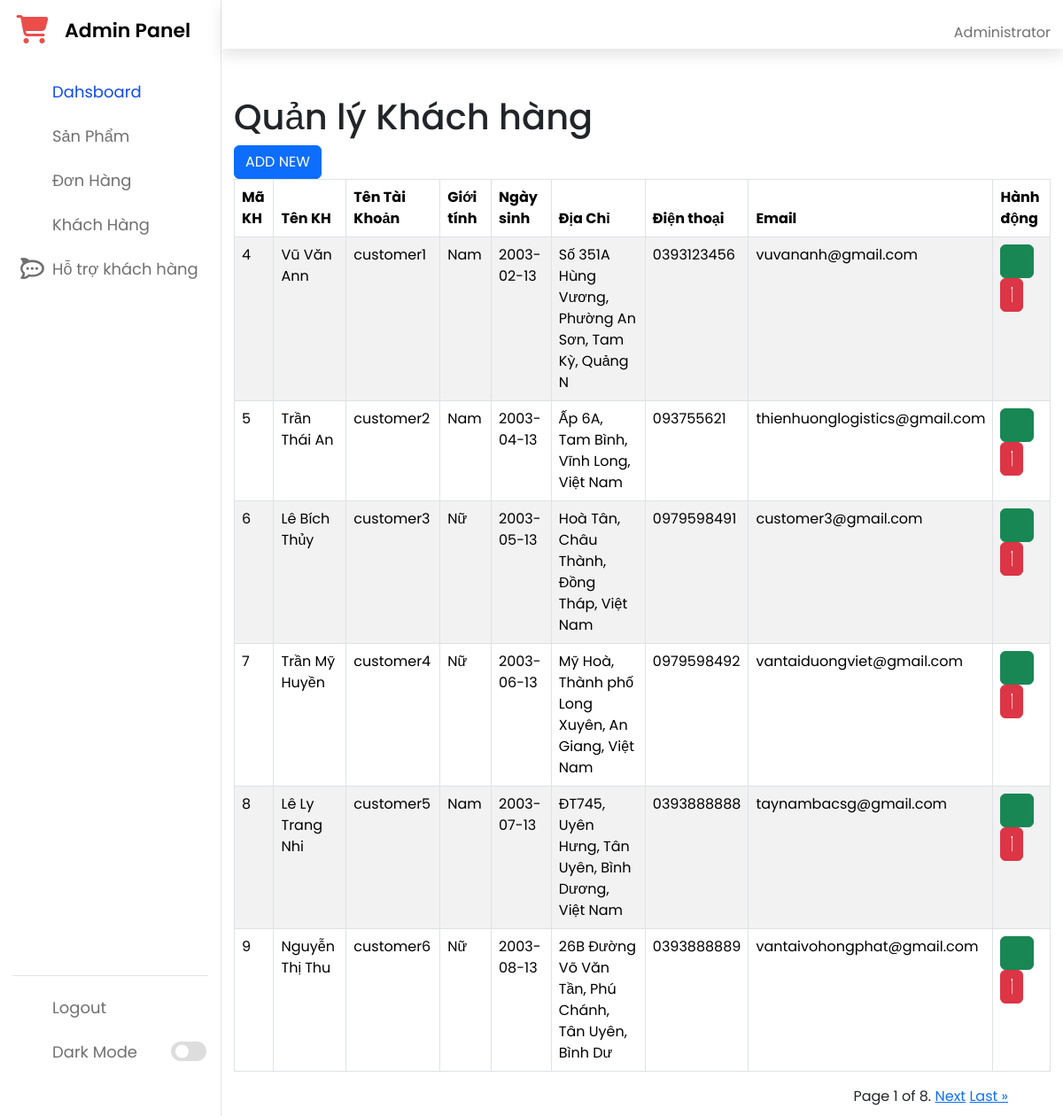
The app's page /admin/customer.php (signed in) with its own data.
### tables this page shows
CREATE TABLE `tbl_account_details` (
  `account_id` int NOT NULL,
  `customer_name` varchar(50) NOT NULL,
  `gender` varchar(10) DEFAULT NULL,
  `date_of_birth` date DEFAULT NULL,
  `address` varchar(50) DEFAULT NULL,
  `phone` char(11) DEFAULT NULL,
  `email` varchar(50) NOT NULL
);

CREATE TABLE `tbl_account` (
  `account_id` int NOT NULL,
  `username` varchar(50) NOT NULL,
  `password` varchar(50) NOT NULL,
  `token` varchar(255) NOT NULL,
  `account_type` varchar(50) NOT NULL,
  `is_verified` bit(1) NOT NULL,
  `user_login_status` enum('Logout','Login') NOT NULL,
  `user_token` varchar(100) DEFAULT NULL,
  `user_connection_id` varchar(20) DEFAULT NULL
);

### admin/customer.php (the view, shortened to what this page needs)
<?php require_once('header.php'); ?>
<br>
<h1>Quản lý Khách hàng</h1>
<?php
$sql = "SELECT * FROM tbl_account A join tbl_account_details AD on A.account_id = AD.account_id where account_type='user'";
$sta = $pdo->prepare($sql);
$sta->execute();
if ($sta->rowCount() > 0) {
    $khach_hang = $sta->fetchAll((PDO::FETCH_OBJ));
} ?>
<?php
$per_page = 6;
$page_number = isset($_GET['page']) ? (int)$_GET['page'] : 1;
$start = ($page_number - 1) * $per_page;
$sql_total = "SELECT COUNT(*) as total FROM tbl_account A JOIN tbl_account_details AD ON A.account_id = AD.account_id WHERE account_type='user'";
$sta_total = $pdo->prepare($sql_total);
$sta_total->execute();
$total_customers = $sta_total->fetch(PDO::FETCH_OBJ)->total;
$total_pages = ceil($total_customers / $per_page);
$sql = "SELECT * FROM tbl_account A JOIN tbl_account_details AD ON A.account_id = AD.account_id WHERE account_type='user' LIMIT :start, :per_page";
$sta = $pdo->prepare($sql);
$sta->bindParam(':start', $start, PDO::PARAM_INT);
$sta->bindParam(':per_page', $per_page, PDO::PARAM_INT);
$sta->execute();
if ($sta->rowCount() > 0) {
    $khach_hang = $sta->fetchAll(PDO::FETCH_OBJ);
}
?>
<button class="btn btn-primary"><a href="addcustomer.php" class="text-white text-decoration-none">ADD NEW</a></button>
<table class="table table-bordered table-striped">
    <thead>
        <tr>
            <th>Mã KH</th>
            <th>Tên KH</th>
            <th>Tên Tài Khoản</th>
            <th>Giới tính</th>
            <th>Ngày sinh</th>
            <th>Địa Chỉ</th>
            <th>Điện thoại</th>
            <th>Email</th>
            <th>Hành động</th>
        </tr>
    </thead>
    <?php
    if (!empty($khach_hang)) {
        foreach ($khach_hang as $khach) {
    ?>
            <tr>
                <td><?php echo $khach->account_id ?></td>
                <td><?php echo $khach->customer_name ?></td>
                <td><?php echo $khach->username ?></td>
                <td><?php echo $khach->gender ?></td>
                <td><?php echo $khach->date_of_birth ?></td>
                <td><?php echo $khach->address ?></td>
                <td><?php echo $khach->phone ?></td>
                <td><?php echo $khach->email ?></td>
                <td>
                    <button class="btn btn-success" type="submit"> <a href="update_customer.php?mkh=<?php echo $khach->account_id ?>" class="text-white text-decoration-none"><i class="fa-light fa-pen-to-square"></i></a></button>
                    <button class="btn btn-danger delete-button" data-id="<?php echo $khach->account_id; ?>">
                    </button>
                </td>
            </tr>
    <?php }
    } else {
        echo '<tr><td colspan="8">Không có khách hàng nào</td></tr>';
    }
    ?>
</table>
<div class="pagination justify-content-end pe-5">
    <span class="step-links">
        <span class="current">
            Page <?php echo $page_number; ?> of <?php echo $total_pages; ?>.
        </span>
        <?php if ($page_number < $total_pages) : ?>
            <a href="?page=<?php echo $page_number + 1; ?>">Next</a>
            <a href="?page=<?php echo $total_pages; ?>">Last &raquo;</a>
        <?php endif; ?>
    </span>
</div>
<?php require_once('footer.php'); ?>

### records on screen
tbl_account_details: account_id "4", customer_name "Vũ Văn Ann", account_id.username "customer1", gender "Nam", date_of_birth "2003-02-13", address "Số 351A Hùng Vương, Phường An Sơn, Tam Kỳ, Quảng N", phone "0393123456", email "vuvananh@gmail.com"
tbl_account_details: account_id "5", customer_name "Trần Thái An", account_id.username "customer2", gender "Nam", date_of_birth "2003-04-13", address "Ấp 6A, Tam Bình, Vĩnh Long, Việt Nam", phone "093755621", email "thienhuonglogistics@gmail.com"
tbl_account_details: account_id "6", customer_name "Lê Bích Thủy", account_id.username "customer3", gender "Nữ", date_of_birth "2003-05-13", address "Hoà Tân, Châu Thành, Đồng Tháp, Việt Nam", phone "0979598491", email "customer3@gmail.com"
tbl_account_details: account_id "7", customer_name "Trần Mỹ Huyền", account_id.username "customer4", gender "Nữ", date_of_birth "2003-06-13", address "Mỹ Hoà, Thành phố Long Xuyên, An Giang, Việt Nam", phone "0979598492", email "vantaiduongviet@gmail.com"
tbl_account_details: account_id "8", customer_name "Lê Ly Trang Nhi", account_id.username "customer5", gender "Nam", date_of_birth "2003-07-13", address "ĐT745, Uyên Hưng, Tân Uyên, Bình Dương, Việt Nam", phone "0393888888", email "taynambacsg@gmail.com"
tbl_account_details: account_id "9", customer_name "Nguyễn Thị Thu", account_id.username "customer6", gender "Nữ", date_of_birth "2003-08-13", address "26B Đường Võ Văn Tần, Phú Chánh, Tân Uyên, Bình Dư", phone "0393888889", email "vantaivohongphat@gmail.com"

### other values on screen
$page_number "1"
$total_pages "8"
